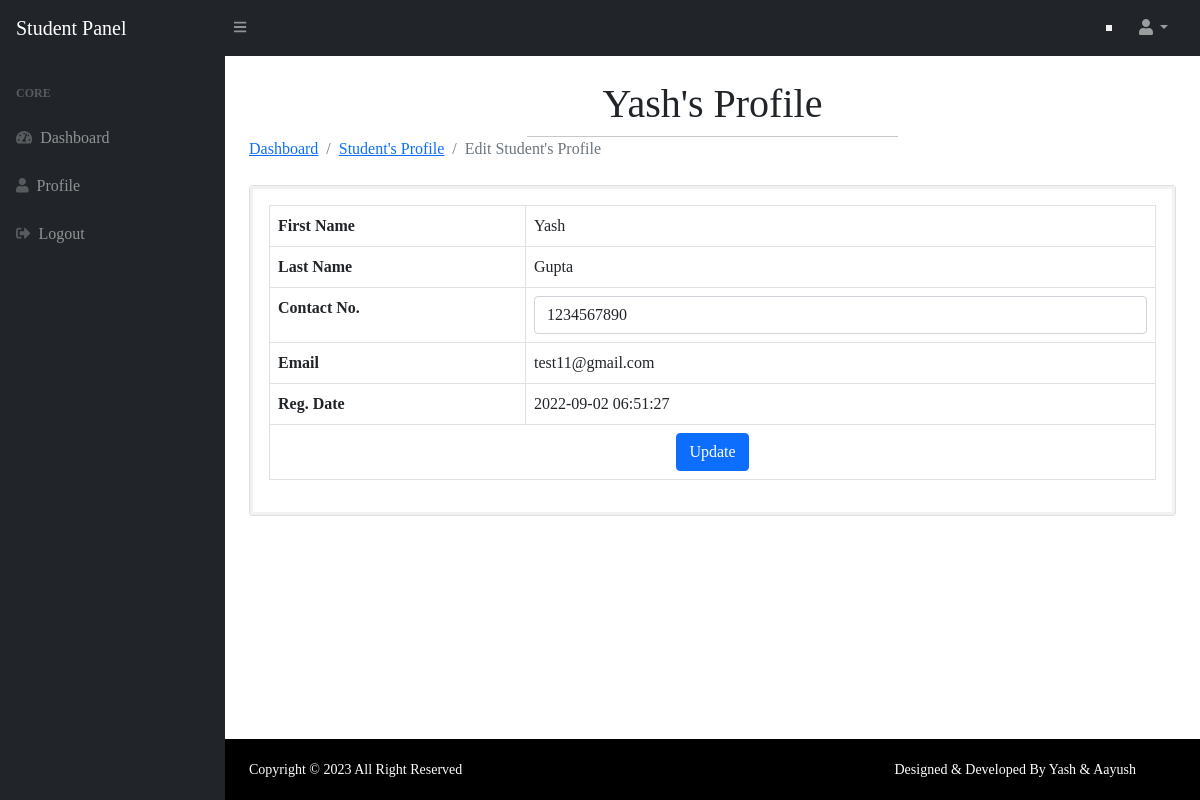
The page /loginsystem/edit-profile.php (signed in) on the database its author committed.
### tables this page shows
CREATE TABLE `users` (
  `id` int(11) NOT NULL,
  `year` int(11) DEFAULT NULL,
  `semester` int(11) DEFAULT NULL,
  `section` varchar(11) DEFAULT NULL,
  `fname` varchar(255) DEFAULT NULL,
  `lname` varchar(255) DEFAULT NULL,
  `email` varchar(255) DEFAULT NULL,
  `urollno` bigint(13) DEFAULT NULL,
  `addno` varchar(9) DEFAULT NULL,
  `password` varchar(300) DEFAULT NULL,
  `contactno` varchar(11) DEFAULT NULL,
  `img` varchar(255) DEFAULT NULL,
  `posting_date` timestamp NOT NULL DEFAULT current_timestamp(),
  `feedback` int(11) NOT NULL DEFAULT 0,
  `activationcode` varchar(255) NOT NULL,
  `status` int(11) NOT NULL
);

### loginsystem/edit-profile.php (the view, shortened to what this page needs)
<?php session_start();
include_once('includes/config.php');
if (strlen($_SESSION['id']==0)) {
  header('location:logout.php');
  } else{
?>
<!DOCTYPE html>
<html lang="en">
    <head>
        <link href="https://cdn.jsdelivr.net/npm/simple-datatables@latest/dist/style.css" rel="stylesheet" />
        <link href="css/styles.css" rel="stylesheet" />
        <link href="css/style.css" rel="stylesheet" />
    </head>
    <body class="sb-nav-fixed">
      <?php include_once('includes/navbar.php');?>
        <div id="layoutSidenav">
          <?php include_once('includes/sidebar.php');?>
            <div id="layoutSidenav_content">
                <main>
                    <div class="container-fluid px-4">
<?php
$userid=$_SESSION['id'];
$query=mysqli_query($con,"select * from users where id='$userid'");
while($result=mysqli_fetch_array($query))
{?>
                        <h1 class="mt-4"><?php echo $result['fname'];?>'s Profile</h1>
                        <hr>
                    <ol class="breadcrumb mb-4">
                        <li class="breadcrumb-item"><a href="welcome.php">Dashboard</a></li>
                        <li class="breadcrumb-item"><a href="profile.php">Student's Profile</a></li>
                        <li class="breadcrumb-item active">Edit Student's Profile</li>
                    </ol>
                        <div class="card mb-4">
                     <form method="post">
                            <div class="card-body">
                                <table class="table table-bordered">
                                   <tr>
                                    <th>First Name</th>
                                    <td colspan="3"><?php echo $result['fname'];?></td>
                                   </tr>
                                   <tr>
                                       <th>Last Name</th>
                                       <td colspan="3"><?php echo $result['lname'];?></td>
                                   </tr>
                                         <tr>
                                       <th>Contact No.</th>
                                       <td colspan="3"><input class="form-control" id="contact" name="contact" type="text" value="<?php echo $result['contactno'];?>"  pattern="[0-9]{10}" title="10 numeric characters only"  maxlength="10" required /></td>
                                   </tr>
                                   <tr>
                                       <th>Email</th>
                                       <td colspan="3"><?php echo $result['email'];?></td>
                                   </tr>
                                        <tr>
                                       <th>Reg. Date</th>
                                       <td colspan="3"><?php echo $result['posting_date'];?></td>
                                   </tr>
                                   <tr>
                                       <td colspan="4" style="text-align:center ;"><button type="submit" class="btn btn-primary btn-block" name="update">Update</button></td>
                                   </tr>
                                </table>
                            </div>
                            </form>
                        </div>
<?php } ?>
                    </div>
                </main>
          <?php include('includes/footer.php');?>
            </div>
        </div>
    </body>
</html>
<?php } ?>

### loginsystem/css/style.css (style rules this page uses)
* { margin: 0; padding: 0; font-family: 'Times New Roman', Times, serif !important; }
hr { width: 40%; margin: auto !important; }
form { border: 3px solid #f1f1f1; }

### rows shown on the page
users: fname "Yash", lname "Gupta", contact "1234567890", email "test11@gmail.com", posting_date "2022-09-02 06:51:27"
